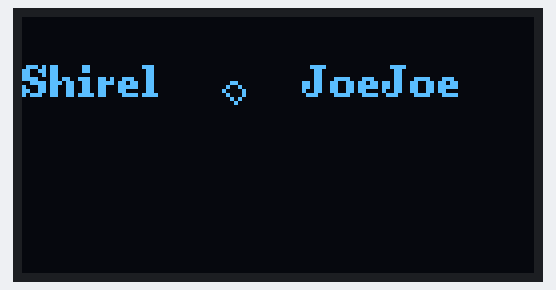
Recording of a sketch running on a simulated Arduino Uno, built with avr-gcc and run on an emulated ATmega328P. On the bench: 128×64 one-colour display.

Above: at 0.1 s.

The sketch:

final_led_0.ino
```cpp
#include <Arduino.h>
#include <U8g2lib.h>

#ifdef U8X8_HAVE_HW_I2C
#include <Wire.h>
#endif

// Initialize the OLED display
U8G2_SSD1306_128X64_NONAME_F_HW_I2C u8g2(U8G2_R0, /* clock=*/ SCL, /* data=*/ SDA, /* reset=*/ U8X8_PIN_NONE);

// Variables to control the blinking
bool heartVisible = true;
unsigned long previousMillis = 0;
const long interval = 500;  // interval at which to blink (milliseconds)

// Function to draw a heart shape
void drawHeart(int x, int y) {
  u8g2.drawPixel(x, y + 3);
  u8g2.drawPixel(x + 1, y + 2);
  u8g2.drawPixel(x + 2, y + 1);
  u8g2.drawPixel(x + 3, y + 1);
  u8g2.drawPixel(x + 4, y + 2);
  u8g2.drawPixel(x + 5, y + 3);
  u8g2.drawPixel(x + 5, y + 4);
  u8g2.drawPixel(x + 4, y + 5);
  u8g2.drawPixel(x + 3, y + 6);
  u8g2.drawPixel(x + 2, y + 5);
  u8g2.drawPixel(x + 1, y + 4);
  u8g2.drawPixel(x, y + 3);
}

void setup(void) {
  // Initialize the display
  u8g2.begin();
}

void loop(void) {
  unsigned long currentMillis = millis();

  // Check if it's time to toggle the heart's visibility
  if (currentMillis - previousMillis >= interval) {
    previousMillis = currentMillis;
    heartVisible = !heartVisible;
  }

  // Clear the internal memory
  u8g2.clearBuffer();

  // Set the font for text
  u8g2.setFont(u8g2_font_ncenB08_tr);

  // Draw "Shirel" on the display
  u8g2.drawStr(0, 20, "Shirel");

  // Draw the heart conditionally based on the blink state
  if (heartVisible) {
    drawHeart(50, 15);  // Adjust the coordinates as needed
  }

  // Draw "JoeJoe" on the display
  u8g2.drawStr(70, 20, "JoeJoe");

  // Transfer internal memory to the display
  u8g2.sendBuffer();

  // Small delay to ensure smooth blinking (if needed)
  delay(50);
}
```
